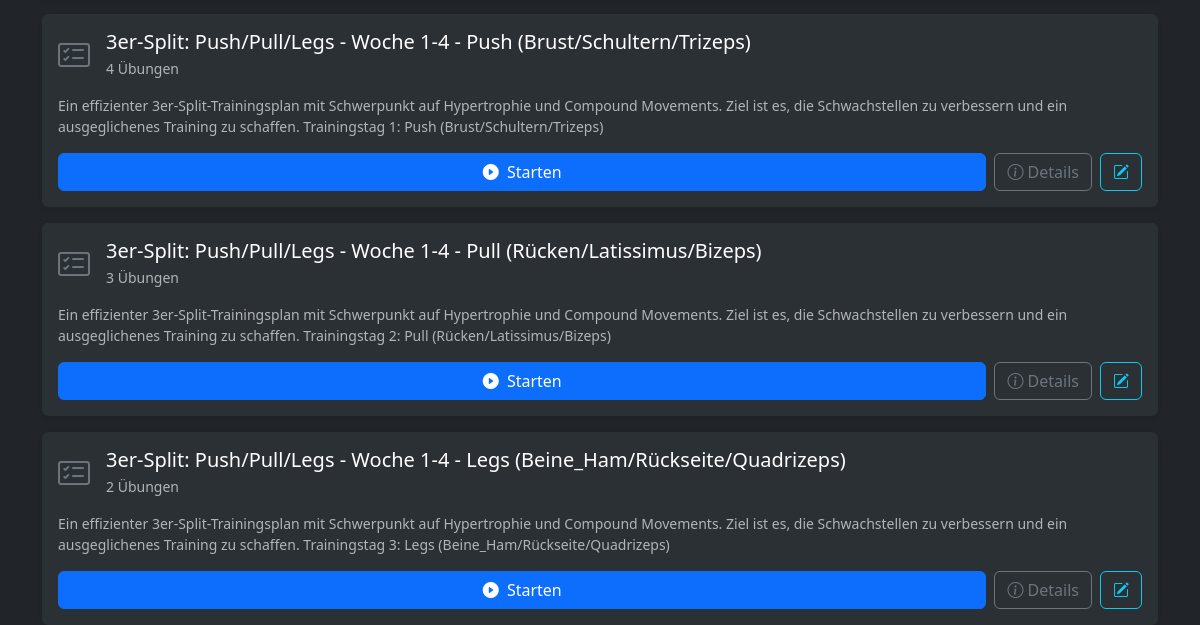
Before: /training/select/ (lower part) with the older database file.
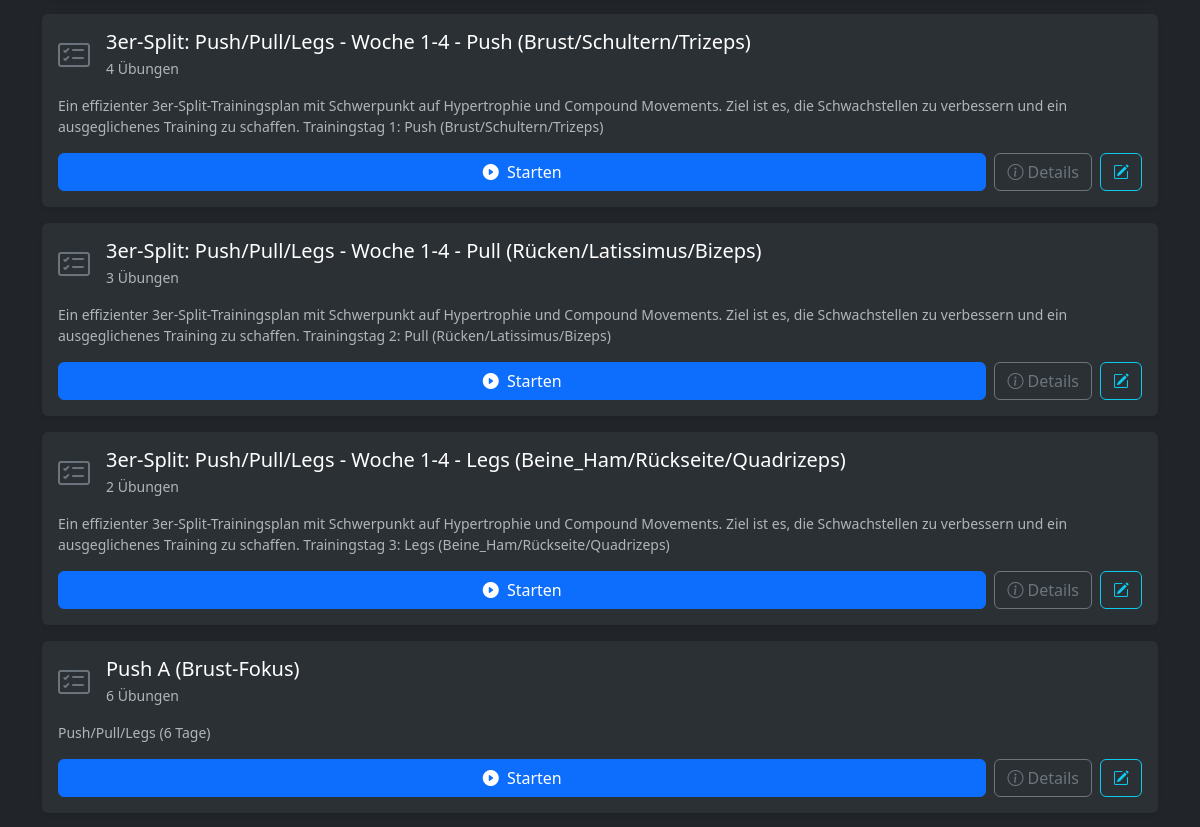
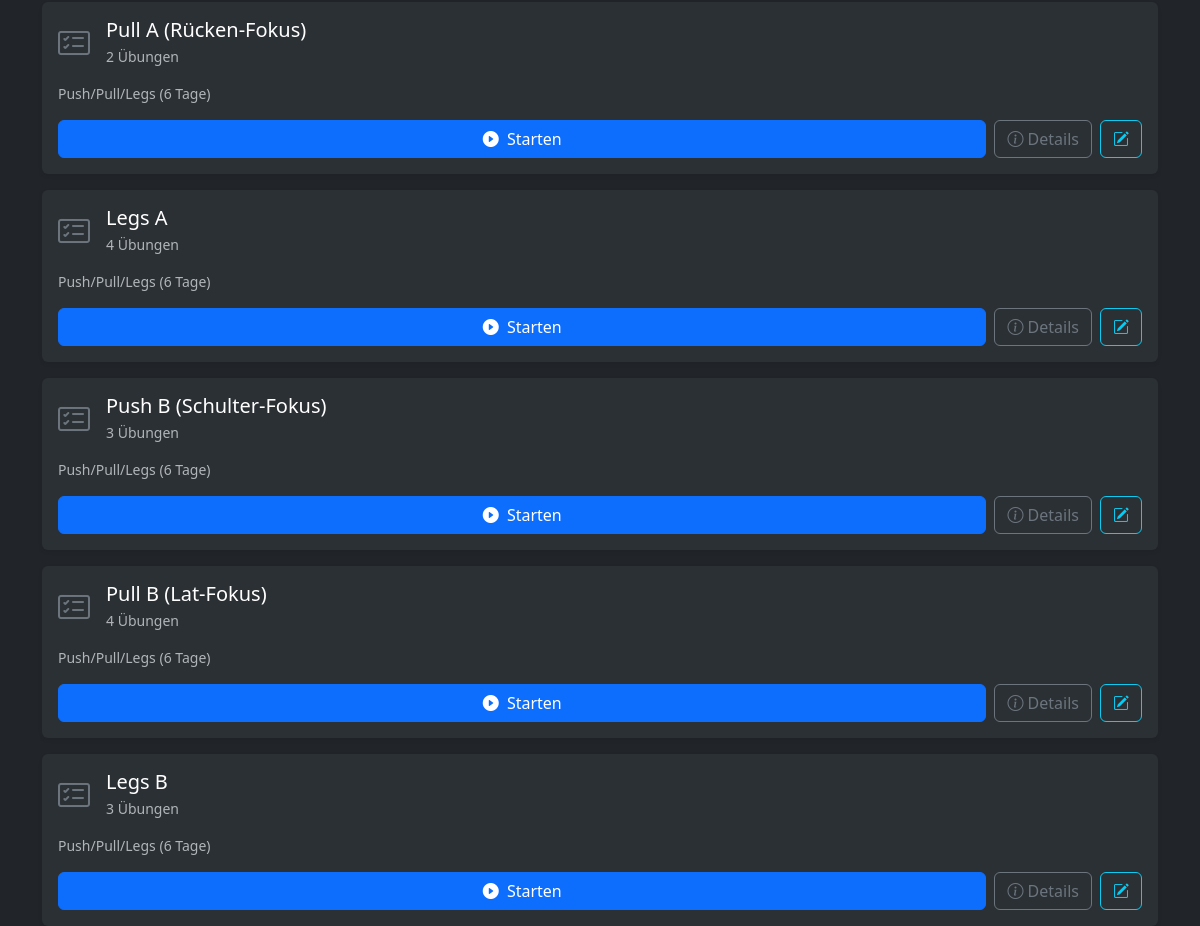
After: the same page with the newer database file (2 pictures, top to bottom).
### core/models.py (models this page shows, shortened)
class Plan(models.Model):
    user = models.ForeignKey(User, on_delete=models.CASCADE, related_name="plaene", null=True)
    name = models.CharField(max_length=100, verbose_name="Name des Plans")
    beschreibung = models.TextField(blank=True, verbose_name="Beschreibung")
    erstellt_am = models.DateTimeField(auto_now_add=True)
    class Meta:
        verbose_name = "Trainingsplan"
        verbose_name_plural = "Trainingspläne"

### core/views.py (the view)
# urls.py: path('training/select/', views.training_select_plan, name='training_select_plan'),
def training_select_plan(request):
    plaene = Plan.objects.all()
    return render(request, 'core/training_select_plan.html', {'plaene': plaene})

### core/templates/core/training_select_plan.html (shortened to what this page needs)
{% load static %}
{% load static %}<!doctype html>
<html lang="de" data-bs-theme="dark" id="htmlRoot">
  <head>
    <link href="https://cdn.jsdelivr.net/npm/bootstrap@5.3.3/dist/css/bootstrap.min.css" rel="stylesheet">
    <link rel="stylesheet" href="https://cdn.jsdelivr.net/npm/bootstrap-icons@1.11.3/font/bootstrap-icons.min.css">
    <link rel="stylesheet" href="{% static 'core/css/theme-styles.css' %}">
</head>
  <body>
    <div class="container">
      {% if not plaene %}
        <div class="alert alert-secondary text-center">
            <i class="bi bi-info-circle me-2"></i> Noch keine Pläne erstellt. Erstelle deinen ersten Plan!
        </div>
      {% else %}
        <div class="d-grid gap-3">
            {% for plan in plaene %}
            <div class="card card-stat border-secondary text-decoration-none shadow-sm">
                <div class="card-body">
                    <div class="d-flex align-items-center mb-3">
                        <div class="me-3 text-secondary">
                            <i class="bi bi-card-checklist fs-2"></i>
                        </div>
                        <div class="flex-grow-1">
                            <h5 class="mb-1">{{ plan.name }}</h5>
                            <p class="text-muted mb-0 small">{{ plan.uebungen.count }} Übungen</p>
                        </div>
                    </div>
                    {% if plan.beschreibung %}
                    <p class="text-muted small mb-3">{{ plan.beschreibung }}</p>
                    {% endif %}
                    <div class="d-flex gap-2">
                        <a href="{% url 'training_start_plan' plan.id %}" class="btn btn-primary flex-grow-1">
                            <i class="bi bi-play-circle-fill me-1"></i> Starten
                        </a>
                        <a href="{% url 'plan_details' plan.id %}" class="btn btn-outline-secondary">
                            <i class="bi bi-info-circle"></i> Details
                        </a>
                        <a href="{% url 'edit_plan' plan.id %}" class="btn btn-outline-info">
                            <i class="bi bi-pencil-square"></i>
                        </a>
                    </div>
                </div>
            </div>
            {% endfor %}
        </div>
      {% endif %}
    </div>
  </body>
</html>

Changed rows visible on the page:
added Plan: name "Push A (Brust-Fokus)", uebungen.count "6", beschreibung "Push/Pull/Legs (6 Tage)"
added Plan: name "Pull A (Rücken-Fokus)", uebungen.count "2", beschreibung "Push/Pull/Legs (6 Tage)"
added Plan: name "Legs A", uebungen.count "4", beschreibung "Push/Pull/Legs (6 Tage)"
added Plan: name "Push B (Schulter-Fokus)", uebungen.count "3", beschreibung "Push/Pull/Legs (6 Tage)"
added Plan: name "Pull B (Lat-Fokus)", uebungen.count "4", beschreibung "Push/Pull/Legs (6 Tage)"
added Plan: name "Legs B", uebungen.count "3", beschreibung "Push/Pull/Legs (6 Tage)"
